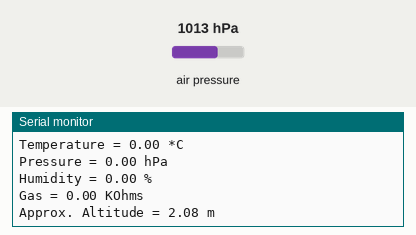
This sketch was run on a simulated Arduino Uno, built with avr-gcc and run on an emulated ATmega328P. Shown: the last lines printed to the serial monitor. The test bench sets the inputs (shaded band); at power-on: air pressure 1013 hPa.

Above: at 1.3 s.
1.4 s: air pressure set to 952 hPa
At 2.01 s:
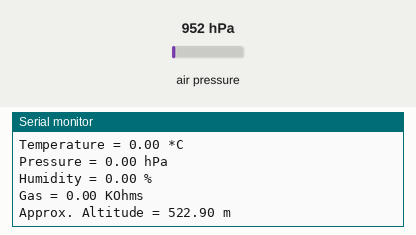
2.9 s: air pressure set to 1048 hPa
At 3.66 s:
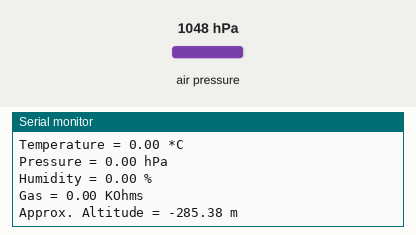
Timing chart, 0 to 5.9 s (numbered marks = the images above; inputs shaded):
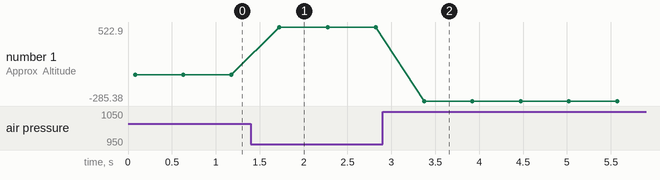

The sketch:

BME680.ino
```cpp
#include <Wire.h>
#include <SPI.h>
#include <Adafruit_Sensor.h>
#include "Adafruit_BME680.h"

Adafruit_BME680 bme(10,11,12,13); // CS, SDI, SDO, SCK

void setup() {
  Serial.begin(9600);
  while (!bme.begin()) {
    Serial.println("BME has not started");
    delay(500);
  }

  // Oversampling stuff i copied from example code
  bme.setTemperatureOversampling(BME680_OS_8X);
  bme.setHumidityOversampling(BME680_OS_2X);
  bme.setPressureOversampling(BME680_OS_4X);
  bme.setIIRFilterSize(BME680_FILTER_SIZE_3);
  bme.setGasHeater(320, 150); // 320*C for 150 ms

}

void loop() {
  Serial.print("Temperature = ");
  Serial.print(bme.temperature);
  Serial.println(" *C");

  Serial.print("Pressure = ");
  Serial.print(bme.pressure / 100.0);
  Serial.println(" hPa");

  Serial.print("Humidity = ");
  Serial.print(bme.humidity);
  Serial.println(" %");

  Serial.print("Gas = ");
  Serial.print(bme.gas_resistance / 1000.0);
  Serial.println(" KOhms");

  Serial.print("Approx. Altitude = ");
  Serial.print(bme.readAltitude(1013.25)); // Not sure what 1013.25 means, also copied
  Serial.println(" m");

  Serial.println();
  delay(500);
}
```

Measured:
- after the input at 1.4 s, the serial monitor: prints a new line after 0.33 s (image 1)
- after the input at 2.9 s, the serial monitor: prints a new line after 0.47 s (image 2)
- plotted number 1: 2.08 → 522.9 after the input at 1.4 s, 522.9 → -285.38 after the input at 2.9 s
